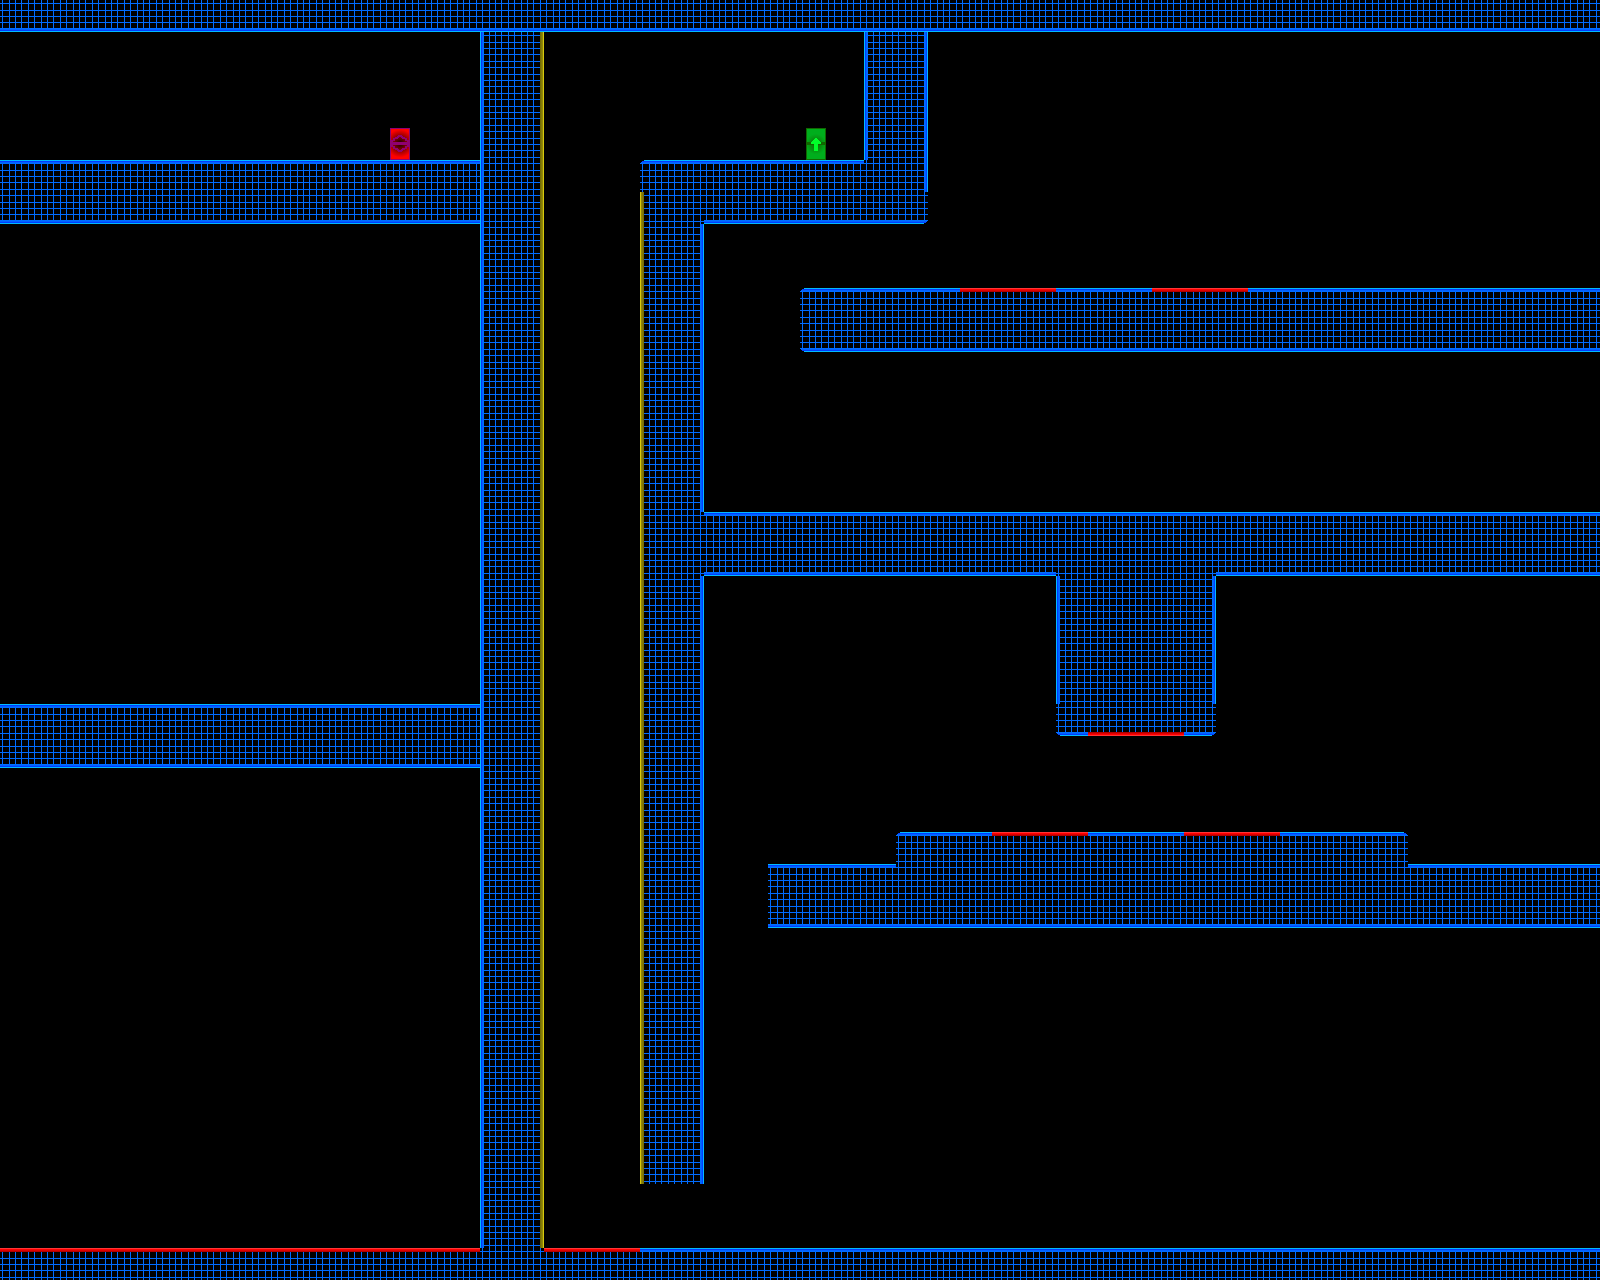

A level layout from a 2D game, rendered from its tile map. Below: a short description, then the map file with tile-grid data replaced by summaries:
An orthogonal 50x40 tile map with 32x32 px tiles, 1 tile layer (Tile Layer 1) and 55 objects.

<map version="1.0" orientation="orthogonal" renderorder="right-down" width="50" height="40" tilewidth="32" tileheight="32" nextobjectid="62">
 <tileset firstgid="1" name="Tiles" tilewidth="32" tileheight="32" tilecount="72">
  <image source="resources/tiles/TestTile.png" width="256" height="288" />
 </tileset>
 <layer name="Tile Layer 1" width="50" height="40">
  <data>[2000 cells, 537 non-empty, 16 distinct tile ids]</data>
 </layer>
 <objectgroup name="Triggers" visible="0">
  <object id="1" x="0" y="0" width="1600" height="32">
   <properties>
    <property name="blocker" value="tbrl" />
   </properties>
  </object>
  <object id="3" x="864" y="32" width="64" height="192">
   <properties>
    <property name="blocker" value="tblr" />
   </properties>
  </object>
  <object id="4" x="640" y="160" width="224" height="32">
   <properties>
    <property name="blocker" value="tl" />
   </properties>
  </object>
  <object id="5" x="672" y="192" width="192" height="32">
   <properties>
    <property name="blocker" value="b" />
   </properties>
  </object>
  <object id="6" x="672" y="224" width="32" height="960">
   <properties>
    <property name="blocker" value="rb" />
   </properties>
  </object>
  <object id="7" x="640" y="1248" width="960" height="32">
   <properties>
    <property name="blocker" value="t" />
   </properties>
  </object>
  <object id="9" x="800" y="288" width="160" height="64">
   <properties>
    <property name="blocker" value="tbl" />
   </properties>
  </object>
  <object id="10" x="960" y="320" width="96" height="32">
   <properties>
    <property name="blocker" value="b" />
   </properties>
  </object>
  <object id="11" x="1056" y="288" width="96" height="64">
   <properties>
    <property name="blocker" value="tb" />
   </properties>
  </object>
  <object id="12" x="960" y="288" width="96" height="32">
   <properties>
    <property name="deadly" value="t" />
   </properties>
  </object>
  <object id="13" x="1152" y="288" width="96" height="32">
   <properties>
    <property name="deadly" value="t" />
   </properties>
  </object>
  <object id="14" x="1152" y="320" width="96" height="32">
   <properties>
    <property name="blocker" value="b" />
   </properties>
  </object>
  <object id="15" x="1248" y="288" width="352" height="64">
   <properties>
    <property name="blocker" value="tbr" />
   </properties>
  </object>
  <object id="16" x="704" y="512" width="896" height="64">
   <properties>
    <property name="blocker" value="tbrl" />
   </properties>
  </object>
  <object id="17" x="1056" y="576" width="32" height="160">
   <properties>
    <property name="blocker" value="lb" />
   </properties>
  </object>
  <object id="18" x="1184" y="576" width="32" height="160">
   <properties>
    <property name="blocker" value="rb" />
   </properties>
  </object>
  <object id="19" x="1088" y="704" width="96" height="32">
   <properties>
    <property name="deadly" value="b" />
   </properties>
  </object>
  <object id="20" x="768" y="864" width="128" height="64">
   <properties>
    <property name="blocker" value="tbl" />
   </properties>
  </object>
  <object id="21" x="896" y="832" width="96" height="96">
   <properties>
    <property name="blocker" value="tbl" />
   </properties>
  </object>
  <object id="22" x="992" y="864" width="416" height="64">
   <properties>
    <property name="blocker" value="b" />
   </properties>
  </object>
  <object id="23" x="1088" y="832" width="96" height="32">
   <properties>
    <property name="blocker" value="t" />
   </properties>
  </object>
  <object id="24" x="1280" y="832" width="128" height="32">
   <properties>
    <property name="blocker" value="tr" />
   </properties>
  </object>
  <object id="25" x="992" y="832" width="96" height="32">
   <properties>
    <property name="deadly" value="t" />
   </properties>
  </object>
  <object id="26" x="1184" y="832" width="96" height="32">
   <properties>
    <property name="deadly" value="t" />
   </properties>
  </object>
  <object id="27" x="1408" y="864" width="192" height="64">
   <properties>
    <property name="blocker" value="tr" />
   </properties>
  </object>
  <object id="28" x="544" y="1248" width="96" height="32">
   <properties>
    <property name="deadly" value="t" />
   </properties>
  </object>
  <object id="30" x="512" y="32" width="32" height="1216">
   <properties>
    <property name="bouncy" value="r" />
    <property name="power" value="600" />
   </properties>
  </object>
  <object id="31" x="640" y="192" width="32" height="992">
   <properties>
    <property name="bouncy" value="l" />
    <property name="power" value="600" />
   </properties>
  </object>
  <object id="32" x="0" y="1248" width="480" height="32">
   <properties>
    <property name="deadly" value="t" />
   </properties>
  </object>
  <object id="33" x="480" y="32" width="32" height="1216">
   <properties>
    <property name="blocker" value="l" />
   </properties>
  </object>
  <object id="34" x="0" y="704" width="480" height="64">
   <properties>
    <property name="blocker" value="tbl" />
   </properties>
  </object>
  <object id="35" x="0" y="160" width="480" height="64">
   <properties>
    <property name="blocker" value="tbl" />
   </properties>
  </object>
  <object id="36" x="384" y="128" width="32" height="32">
   <properties>
    <property name="playerEntrance" value="" />
   </properties>
  </object>
  <object id="37" x="800" y="128" width="32" height="32">
   <properties>
    <property name="playerExit" value="" />
   </properties>
  </object>
  <object id="38" x="192" y="672" width="32" height="32">
   <properties>
    <property name="ObsSpeed" value="100" />
    <property name="Obstacle" value="h" />
   </properties>
  </object>
  <object id="39" x="480" y="672" width="32" height="32">
   <properties>
    <property name="ObsReverse" value="" />
   </properties>
  </object>
  <object id="40" x="-32" y="672" width="32" height="32">
   <properties>
    <property name="ObsReverse" value="" />
   </properties>
  </object>
  <object id="41" x="832" y="320" width="32" height="32">
   <properties>
    <property name="ObsReverse" value="" />
   </properties>
  </object>
  <object id="42" x="832" y="512" width="32" height="32">
   <properties>
    <property name="ObsReverse" value="" />
   </properties>
  </object>
  <object id="43" x="832" y="416" width="32" height="32">
   <properties>
    <property name="ObsSpeed" value="100" />
    <property name="Obstacle" value="v" />
   </properties>
  </object>
  <object id="44" x="1088" y="512" width="32" height="32">
   <properties>
    <property name="ObsReverse" value="" />
   </properties>
  </object>
  <object id="45" x="1088" y="320" width="32" height="32">
   <properties>
    <property name="ObsReverse" value="" />
   </properties>
  </object>
  <object id="46" x="1088" y="416" width="32" height="32">
   <properties>
    <property name="ObsSpeed" value="100" />
    <property name="Obstacle" value="v" />
   </properties>
  </object>
  <object id="47" x="1312" y="512" width="32" height="32">
   <properties>
    <property name="ObsReverse" value="" />
   </properties>
  </object>
  <object id="48" x="1312" y="320" width="32" height="32">
   <properties>
    <property name="ObsReverse" value="" />
   </properties>
  </object>
  <object id="49" x="1312" y="416" width="32" height="32">
   <properties>
    <property name="ObsSpeed" value="100" />
    <property name="Obstacle" value="v" />
   </properties>
  </object>
  <object id="50" x="1504" y="512" width="32" height="32">
   <properties>
    <property name="ObsReverse" value="" />
   </properties>
  </object>
  </objectgroup>
</map>
<!-- 8 of 55 objects omitted -->
